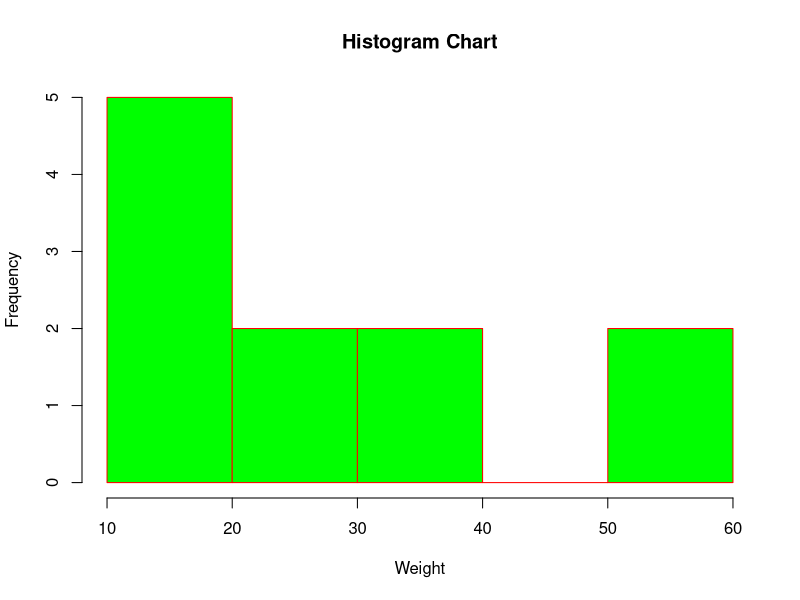

This chart was generated by the following R code:
v <-  c(12,24,16,38,21,13,55,17,39,10,60)  
png(file = "D:/data handling/exp12")  
hist(v, xlab = "Weight", ylab="Frequency", col = "green", border = "red", main = "Histogram Chart")  
dev.off()